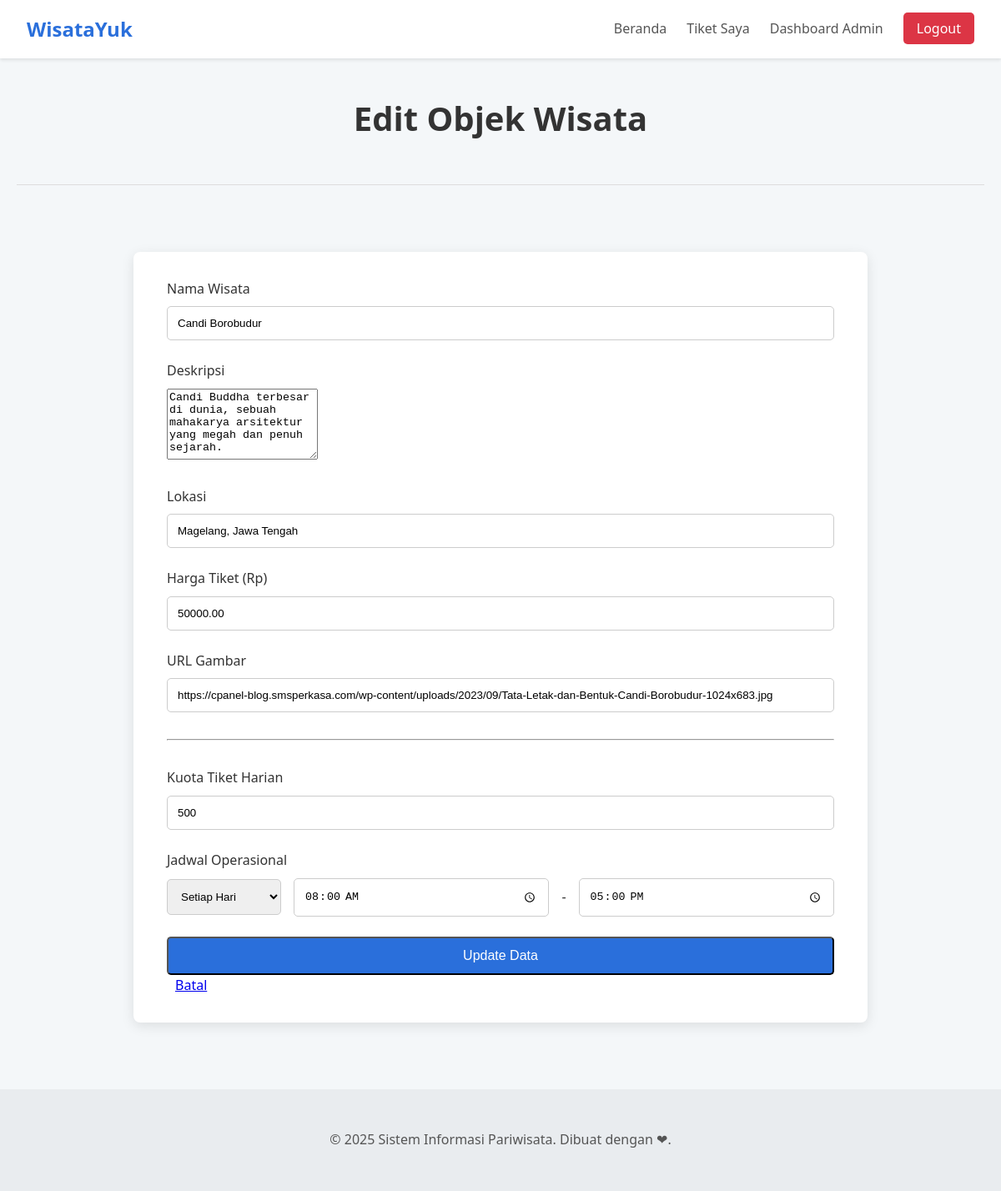
The page /index.php?page=admin_form_wisata&action=edit&id=1 (signed in) on the database its author committed.
### tables this page shows
CREATE TABLE `objek_wisata` (
  `id` int(11) NOT NULL,
  `nama_wisata` varchar(100) NOT NULL,
  `deskripsi` text NOT NULL,
  `lokasi` varchar(150) NOT NULL,
  `harga_tiket` decimal(10,2) NOT NULL,
  `gambar_url` varchar(255) DEFAULT 'https://placehold.co/600x400/e2e8f0/e2e8f0?text=Gambar',
  `kuota_harian` int(11) DEFAULT NULL COMMENT 'Kuota tiket per hari, NULL berarti tidak terbatas',
  `jadwal_operasional` text DEFAULT NULL COMMENT 'Menyimpan jadwal dalam format JSON'
);

### pages/admin-formwisata.php (the view, shortened to what this page needs)
<?php
$wisata = [
    'id' => '',
    'nama_wisata' => '',
    'deskripsi' => '',
    'lokasi' => '',
    'harga_tiket' => '',
    'gambar_url' => '',
    'kuota_harian' => 100,
    'jadwal_operasional' => ''
];
$jadwal_terpilih = [
    'days' => 'setiap_hari',
    'open' => '08:00',
    'close' => '17:00'
];
$form_action = 'actions/wisata-process.php?action=create';
$page_title = 'Tambah Objek Wisata Baru';
$button_text = 'Simpan Data';
if (isset($_GET['action']) && $_GET['action'] == 'edit' && isset($_GET['id'])) {
    $id_to_edit = $_GET['id'];
    $stmt = $conn->prepare("SELECT * FROM objek_wisata WHERE id = ?");
    $stmt->bind_param("i", $id_to_edit);
    $stmt->execute();
    $result = $stmt->get_result();
    if ($result->num_rows > 0) {
        $wisata = $result->fetch_assoc();
        $form_action = "actions/wisata-process.php?action=update&id=" . $wisata['id'];
        $page_title = 'Edit Objek Wisata';
        $button_text = 'Update Data';
        if (!empty($wisata['jadwal_operasional'])) {
            $decoded_jadwal = json_decode($wisata['jadwal_operasional'], true);
            if (is_array($decoded_jadwal)) {
                $jadwal_terpilih = $decoded_jadwal;
            }
        }
    } else {
        header("Location: index.php?page=admin_kelola_wisata&status=notfound");
        exit();
    }
}
?>
<div class="page-header">
    <h1><?= $page_title ?></h1>
</div>
<div class="auth-container">
    <form action="<?= $form_action ?>" method="post" class="auth-form" style="max-width: 800px;">
        <div class="form-group">
            <label for="nama_wisata">Nama Wisata</label>
            <input type="text" id="nama_wisata" name="nama_wisata" value="<?= htmlspecialchars($wisata['nama_wisata']) ?>" required>
        </div>
        <div class="form-group">
            <label for="deskripsi">Deskripsi</label>
            <textarea id="deskripsi" name="deskripsi" rows="5" required oninput="this.style.height = 'auto'; this.style.height = (this.scrollHeight) + 'px';"><?= htmlspecialchars($wisata['deskripsi']) ?></textarea>
        </div>
        <div class="form-group">
            <label for="lokasi">Lokasi</label>
            <input type="text" id="lokasi" name="lokasi" value="<?= htmlspecialchars($wisata['lokasi']) ?>" required>
        </div>
        <div class="form-group">
            <label for="harga_tiket">Harga Tiket (Rp)</label>
            <input type="number" id="harga_tiket" name="harga_tiket" step="1000" value="<?= htmlspecialchars($wisata['harga_tiket']) ?>" required>
        </div>
        <div class="form-group">
            <label for="gambar_url">URL Gambar</label>
            <input type="text" id="gambar_url" name="gambar_url" value="<?= htmlspecialchars($wisata['gambar_url']) ?>">
        </div>
        <hr style="margin: 2rem 0;">
        <div class="form-group">
            <label for="kuota_harian">Kuota Tiket Harian</label>
            <input type="number" id="kuota_harian" name="kuota_harian" value="<?= htmlspecialchars($wisata['kuota_harian']) ?>" placeholder="Kosongkan jika tidak terbatas">
        </div>
        <div class="form-group">
            <label>Jadwal Operasional</label>
            <div style="display: flex; gap: 15px; align-items: center;">
                <select name="hari_operasional" style="flex: 1; padding: 0.75rem; border: 1px solid #ccc; border-radius: 5px;">
                    <option value="setiap_hari" <?= ($jadwal_terpilih['days'] == 'setiap_hari') ? 'selected' : '' ?>>Setiap Hari</option>
                </select>
                <input type="time" name="jam_buka" value="<?= htmlspecialchars($jadwal_terpilih['open']) ?>" required style="padding: 0.75rem; border: 1px solid #ccc; border-radius: 5px;">
                <span>-</span>
                <input type="time" name="jam_tutup" value="<?= htmlspecialchars($jadwal_terpilih['close']) ?>" required style="padding: 0.75rem; border: 1px solid #ccc; border-radius: 5px;">
            </div>
        </div>
        <button type="submit" class="btn btn-primary"><?= $button_text ?></button>
        <a href="index.php?page=admin_kelola_wisata" style="margin-left: 10px;">Batal</a>
    </form>
</div>

### style.css (style rules this page uses)
body { font-family: 'Segoe UI', Tahoma, Geneva, Verdana, sans-serif; margin: 0; background-color: #f4f7f9; color: #333; line-height: 1.6; }
.btn, .btn-register, .btn-logout { padding: 0.5rem 1rem; border-radius: 5px; text-decoration: none; color: #fff; font-weight: 500; transition: background-color 0.3s; }
.btn { background-color: #2a6fdb; }
.page-header { text-align: center; margin: 40px 0; padding-bottom: 20px; border-bottom: 1px solid #ddd; }
.page-header h1 { font-size: 2.5rem; color: #333; }
.auth-container { display: flex; justify-content: center; align-items: center; padding: 40px 0; }
.auth-form { background: #fff; padding: 2rem 2.5rem; border-radius: 8px; box-shadow: 0 4px 15px rgba(0,0,0,0.1); width: 100%; max-width: 450px; }
.form-group { margin-bottom: 1.5rem; }
.form-group label { display: block; margin-bottom: 0.5rem; font-weight: 500; }
.form-group input { width: 100%; padding: 0.75rem; border: 1px solid #ccc; border-radius: 5px; box-sizing: border-box; }
.auth-form .btn { width: 100%; padding: 0.75rem; font-size: 1rem; }
.btn-primary { background-color: #2a6fdb; }

### rows shown on the page
objek_wisata: nama_wisata "Candi Borobudur", deskripsi "Candi Buddha terbesar di dunia, sebuah mahakarya arsitektur yang megah dan penuh sejarah.", lokasi "Magelang, Jawa Tengah", harga_tiket "50000.00", gambar_url "https://cpanel-blog.smsperkasa.com/wp-content/uploads/2023/09/Tata-Letak-dan-Bentuk-Candi-Borobudur-1024x683.jpg", kuota_harian "500", hari_operasional "Setiap Hari", jam_buka "08:00", jam_tutup "17:00"

### other values the page prints
$page_title "Edit Objek Wisata"
$button_text "Update Data"
